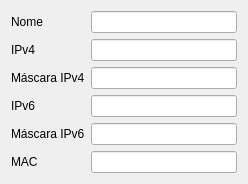
<?xml version="1.0" encoding="UTF-8"?>
<ui version="4.0">
 <class>NetDevTab</class>
 <widget class="QWidget" name="NetDevTab">
  <property name="geometry">
   <rect>
    <x>0</x>
    <y>0</y>
    <width>248</width>
    <height>170</height>
   </rect>
  </property>
  <property name="windowTitle">
   <string>Form</string>
  </property>
  <layout class="QGridLayout" name="gridLayout">
   <item row="0" column="0">
    <layout class="QFormLayout" name="formLayout_3">
     <property name="fieldGrowthPolicy">
      <enum>QFormLayout::AllNonFixedFieldsGrow</enum>
     </property>
     <item row="1" column="0">
      <widget class="QLabel" name="labelIpv4">
       <property name="text">
        <string>IPv4</string>
       </property>
      </widget>
     </item>
     <item row="1" column="1">
      <widget class="QLineEdit" name="lineIpv4">
       <property name="readOnly">
        <bool>true</bool>
       </property>
      </widget>
     </item>
     <item row="3" column="0">
      <widget class="QLabel" name="labelIpv6">
       <property name="text">
        <string>IPv6</string>
       </property>
      </widget>
     </item>
     <item row="3" column="1">
      <widget class="QLineEdit" name="lineIpv6">
       <property name="readOnly">
        <bool>true</bool>
       </property>
      </widget>
     </item>
     <item row="2" column="0">
      <widget class="QLabel" name="labelMaskIpv4">
       <property name="text">
        <string>Máscara IPv4</string>
       </property>
      </widget>
     </item>
     <item row="2" column="1">
      <widget class="QLineEdit" name="lineMaskIpv4">
       <property name="readOnly">
        <bool>true</bool>
       </property>
      </widget>
     </item>
     <item row="4" column="0">
      <widget class="QLabel" name="labelMaskIpv6">
       <property name="text">
        <string>Máscara IPv6</string>
       </property>
      </widget>
     </item>
     <item row="4" column="1">
      <widget class="QLineEdit" name="lineMaskIpv6">
       <property name="readOnly">
        <bool>true</bool>
       </property>
      </widget>
     </item>
     <item row="0" column="0">
      <widget class="QLabel" name="labelNomeNet">
       <property name="text">
        <string>Nome</string>
       </property>
      </widget>
     </item>
     <item row="0" column="1">
      <widget class="QLineEdit" name="lineNomeNet">
       <property name="readOnly">
        <bool>true</bool>
       </property>
      </widget>
     </item>
     <item row="5" column="0">
      <widget class="QLabel" name="labelMac">
       <property name="text">
        <string>MAC</string>
       </property>
      </widget>
     </item>
     <item row="5" column="1">
      <widget class="QLineEdit" name="lineMac">
       <property name="readOnly">
        <bool>true</bool>
       </property>
      </widget>
     </item>
    </layout>
   </item>
  </layout>
 </widget>
 <resources/>
 <connections/>
</ui>
